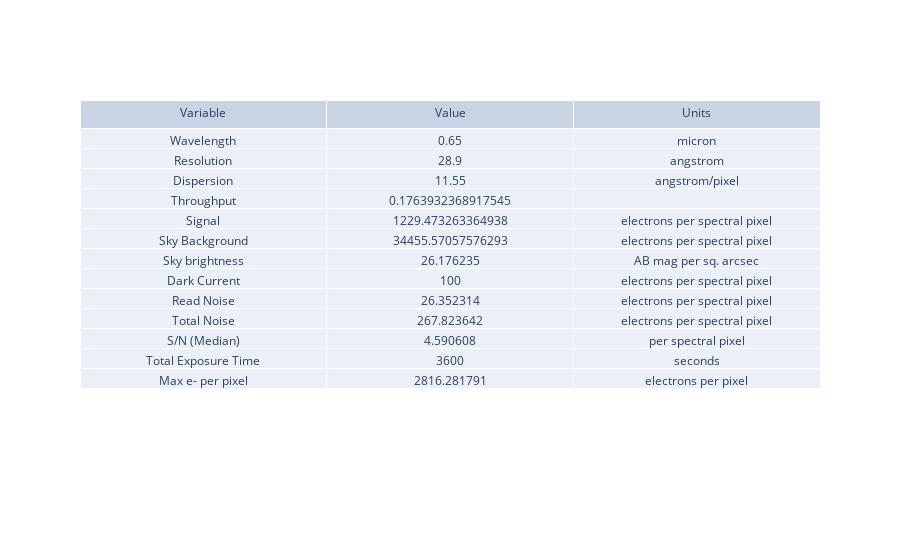

The code cell stored with this chart in its notebook:
### Markdown cell above
## ETC: filter, slitless - new userinput

### Code cell
userinput_slitless = {"telescope": "SOAR",  #choices are "SOAR", "Gemini", "ATLAS_PROBE" 
             "instrument": "SAMOS_VIS",#choices are "SAMOS", "SCORPIO", ,GMOX", ATLAS"
            "band": "LowWhite",      #other choices are 
                                  # SAMOS: "LowRed", "LowBlue", "HighRed", "HighBlue", "White1"
                                  # SCORPIO: "g", "r", "i", "z", "Y", "J", "H", "K"
                                  # GMOX: "Blue", "Red", "J", "H", "K"
                                  # ATLAS: "atlas_IR"
            "slit_width":1,    #(arcsec) - Other choices are 
                                  # SAMOS: 0.167, 0.333, 0.500, 0.667, 0.833, 1.000
                                  # SCORPIO: 0.36, 0.54, 0.72, 1.08, 1.44, 2.16, 4.32
                                  # GMOX: 0.083, 0.167, 0.250, 0.333, 0.417, 0.500, 0.583, 0.667, 0.750, 0.833, 0.917, 1.00 
                                  # ATLAS: 0.75             
            "time":3600,          #exposure time (s)
            "nExp":5,             # Nr of frames; increases RON, helps saturation, always dither=2 if >0
            "Nreads":1,           # for IRs, RON goes with SQRT(Nreads), so this is the Nr of Fowler pairs
                                  # for CCDs  (all VIS channels) use Nreads = 1 
            "theta":1,          # extension of the source in the cross dispersion direction (arcsec): choice: theta = slitwidth in slitless mode
            "lineF":-99,          #use -99 for a dummy value
            "lineW":-99,          #use -99 for a dummy value
            "FWHM":200,           #Width of the line as emitted by the source, in km/s 
            "z":0,
            "specFile":"./templates/Galaxy_Kmag_19_Haflux_5e-17_ebmv_0_z_2_highResSpec_obs_redshift.txt", 
            "mag":22.5,
            "NormalizeUserSpec":True,
            "InputInAngstroms":True,
            "SN":-99,             # = -99 to calculate; othersise set "SN"  > 0 to extract time needed to reach the given SNR
            }

slitless_filter_etc_output = general_etc_serena(userinput_slitless,filtered=True, bandpass_filter=bk_filter_gauss,slitless_mode=True)

fig = go.Figure(data=[go.Table(header=dict(values=['Variable', 'Value', 'Units']),
                 cells=dict(values=[
                     slitless_filter_etc_output["summary_struct"]['quant'],
                     slitless_filter_etc_output["summary_struct"]['value'],
                     slitless_filter_etc_output["summary_struct"]['unit']]))
                     ])
fig.show()

### Figure 1 — Plotly figure (JSON) as saved in the notebook; plotly's stock layout.template omitted (floating-point values rounded to 4 significant figures)
{"data": [{"cells": {"values": [["Wavelength", "Resolution", "Dispersion", "Throughput", "Signal", "Sky Background", "Sky brightness", "Dark Current", "Read Noise", "Total Noise", "S/N (Median)", "Total Exposure Time", "Max e- per pixel"], [0.65, 28.9, 11.55, 0.1764, 1229.0, 34460.0, 26.18, 100, 26.35, 267.8, 4.591, 3600, 2816.0], ["micron", "angstrom", "angstrom/pixel", "", "electrons per spectral pixel", "electrons per spectral pixel", "AB mag per sq. arcsec", "electrons per spectral pixel", "electrons per spectral pixel", "electrons per spectral pixel", "per spectral pixel", "seconds", "electrons per pixel"]]}, "header": {"values": ["Variable", "Value", "Units"]}, "type": "table"}], "layout": {}}
